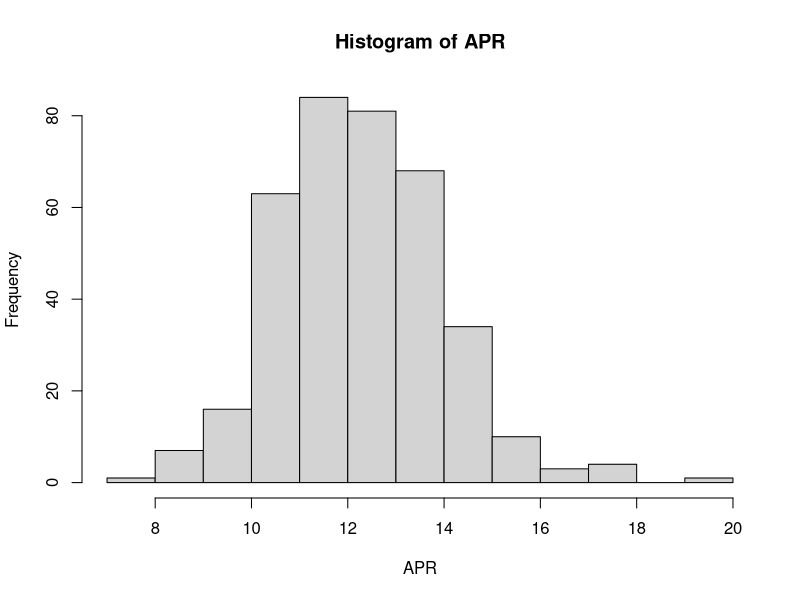
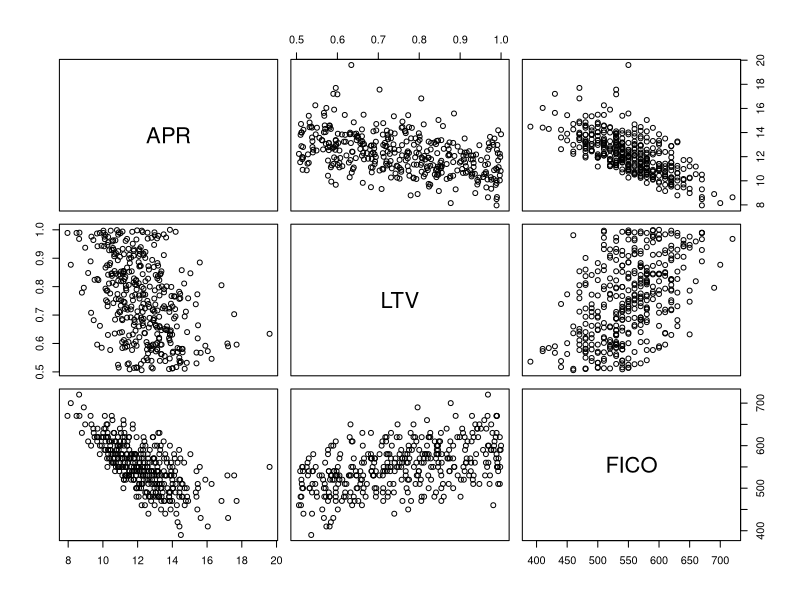
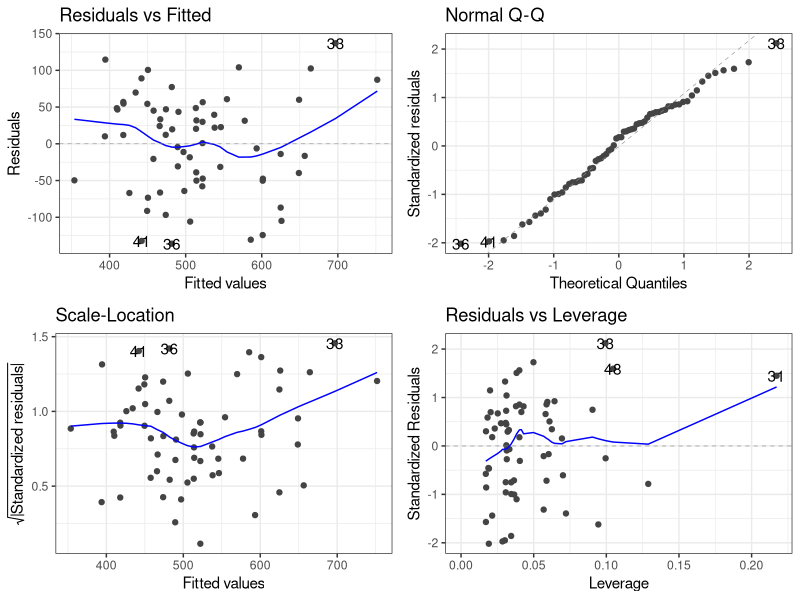
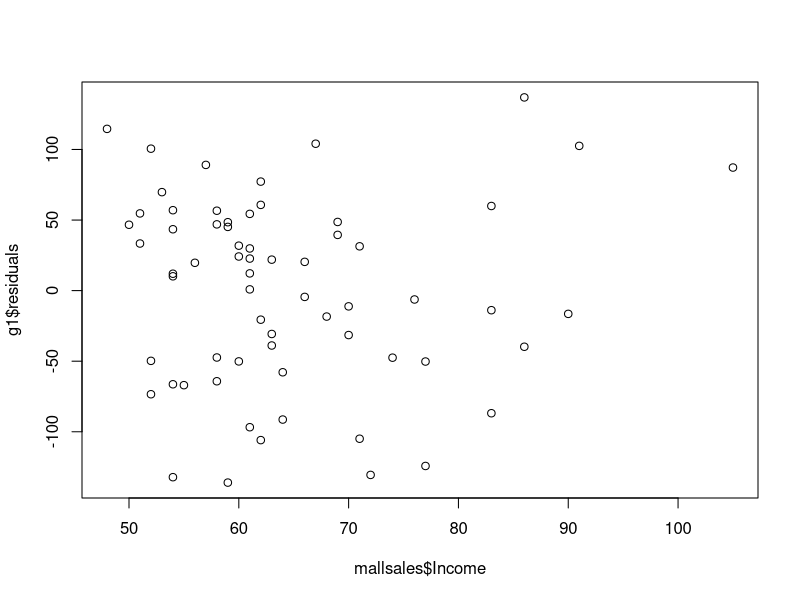
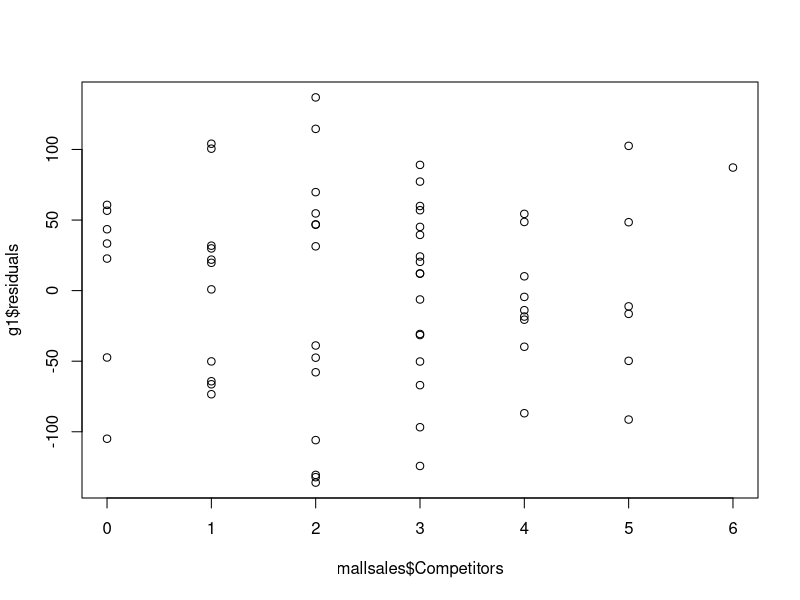
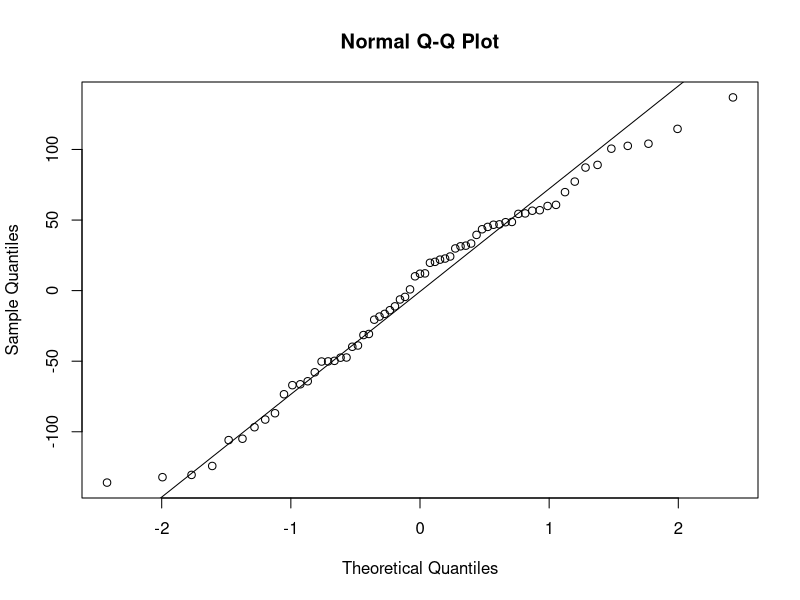

Here is the R script that generated these plots, in order:
## ---- chunk 1
knitr::opts_chunk$set(echo = TRUE,
                      message = F,
                      warning = F)
library(tidyverse)
library(ggfortify)
## ---- chunk 2
mallsales <- read_csv("mall_sales.csv")
## ---- chunk 3
g1 <- lm(Sales~ Income +Competitors, data = mallsales)

  summary(g1)
  
## ---- chunk 4
# Residuals

predicted <- predict(g1, mallsales)
  
# same results from following two methods
  
  residuals <-  mallsales$Sales - predicted
  
  g1$residuals
  
## ---- chunk 5
qt(0.025, 62)*68.03

g1$fitted.values[1]

# interval
g1$fitted.values[1]+qt(0.025, 62)*68.03
g1$fitted.values[1]-qt(0.025, 62)*68.03
## ---- chunk 6
subprime <- read.csv("subprime.csv")
ncol(subprime)
nrow(subprime)
dim(subprime)
str(subprime)
## ---- chunk 7
summary(subprime$APR)
## ---- chunk 8
hist(subprime$APR, 
     xlab = 'APR',
     main = "Histogram of APR")
     #breaks = 20)
## ---- chunk 9
subprime[15,]
## ---- chunk 10
plot(subprime)
## ---- chunk 11
# correlation matrix
cor(subprime)

#subprime %>% 
#  PerformanceAnalytics::chart.Correlation()
## ---- chunk 12
model <- lm(APR~FICO+ LTV, data = subprime)
summary(model)
## ---- chunk 13
borrower <- data.frame(FICO = 650, LTV = 0.9)
prediction <- predict(model, borrower)

qt(0.025, 369)*1.242

# lower bound
prediction + qt(0.025, 369)*1.242
# upper bound
prediction - qt(0.025, 369)*1.242

# 95% CI is [7.76, 12.65]

predict.lm(model, borrower, interval = "pred", level = 0.95)

## ---- chunk 14

## ---- chunk 15
autoplot(g1)+ 
  theme_bw()
## ---- chunk 16
# residuals 
plot(mallsales$Income, g1$residuals) 
plot(mallsales$Competitors, g1$residuals)
## ---- chunk 17
qqnorm(g1$residuals)
qqline(g1$residuals) # add a line to the normal quantile plot
